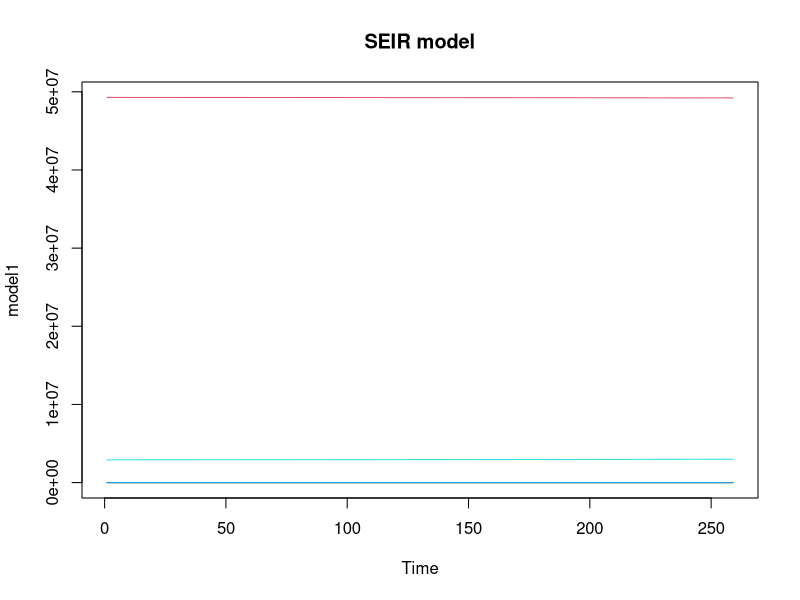

Write R code to recreate this figure. (Note: this script raises an error after producing the figure.)
require(deSolve)
times <- 1:259
N=52196381
sigma <- runif(1, min = 0, max = 1)
## first, simulate a set of random deviates
x <- rnorm(n = length(times) - 1, sd = sqrt(0.01))
## now compute their cumulative sum
x <- c(0, cumsum(x))
beta<- exp(sigma*x)

H1N1 <- function(time, current_state, params){
  
  with(as.list(c(current_state, params)),{
    for(t in 1:times){
    N <- S+E+I+R
    dS <- -(beta[t]*S*I)/N
    dE <- (beta[t]*S*I)/N - E/k
    dI <- E/k - I*(1/gamma+0.0087) 
    dR <- gamma*I
   }
    
    
    return(list(c(dS, dE, dI, dR)))
  })
}

# dS/dt = -exp(x)*S*I/N
# dE/dt = exp(x)*S*I/N - E/k
# dI/dt = E/k-I/gamma
# dR/dt = I/gamma
# dZ/dt = E/k

params <- c(k=1.59, gamma=1.08)

library('truncnorm')
R0 <- rtruncnorm(1, a=0, b=1, mean = 0.15, sd = 0.15)
E0 <-runif(1,-16, -9)
I0 <-runif(1,-16, -9)
S <- N
R <- R0*S
S <- S - R

E <- exp(E0 + log(S))
S <- S - E
I <- exp(I0 + log(S))
S <- S - I


initial_state<- c(S=S, E=E, I=I, R=R) 
#initial_state <- c(S=52196380, E=1, I=0, R=0, Z=0)
model1 <- ode(initial_state, times, H1N1, params)

summary(model1)

matplot(model1, type="l", lty=1, main="SEIR model", xlab="Time")
legend <- colnames(model)[2:6]
legend("right", legend=legend, col=2:6, lty = 1)

Z1 <-model1[,3]/1.59

tau1 <- runif(1,0,1)
Y1 <-vector(length = 259)
for (i in 1:259){
  #Y1[i]<- rlnorm(1,log(Z1[i,]/5),tau1)
  Y1[i]<- rlnorm(1,log(Z1[i]/5),tau1)
}
plot(Y1,type='l')
write.csv(Y1,"simY11.csv")
write.csv(model1,"simulatestates1.csv")
